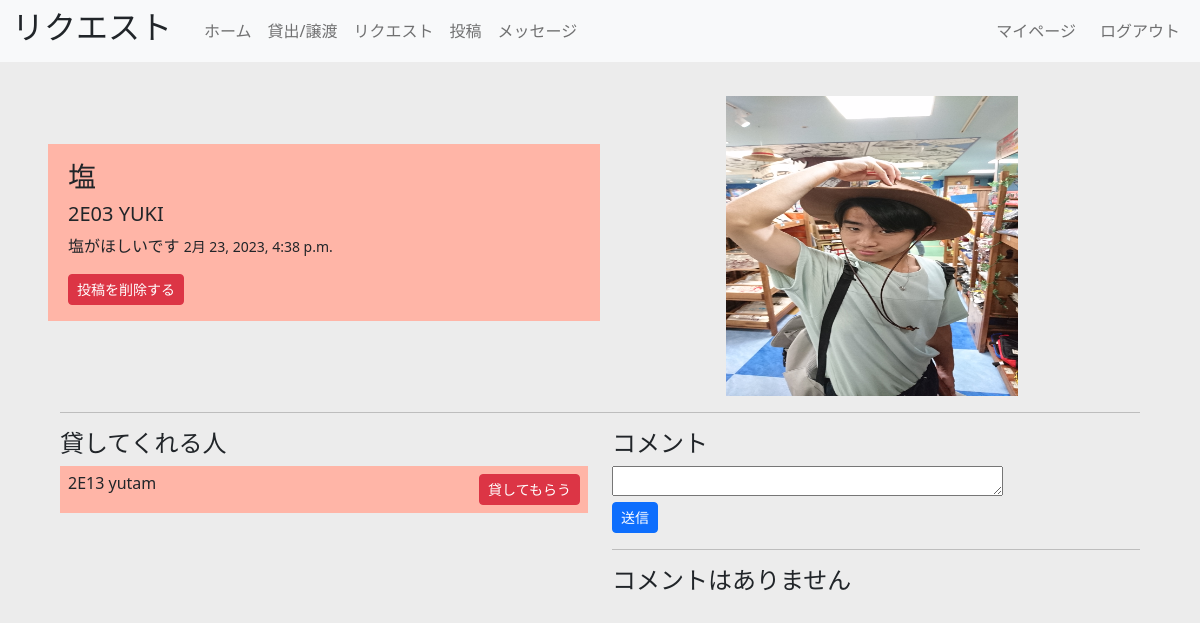
Before: /detail/4 (signed in) with the older database file.
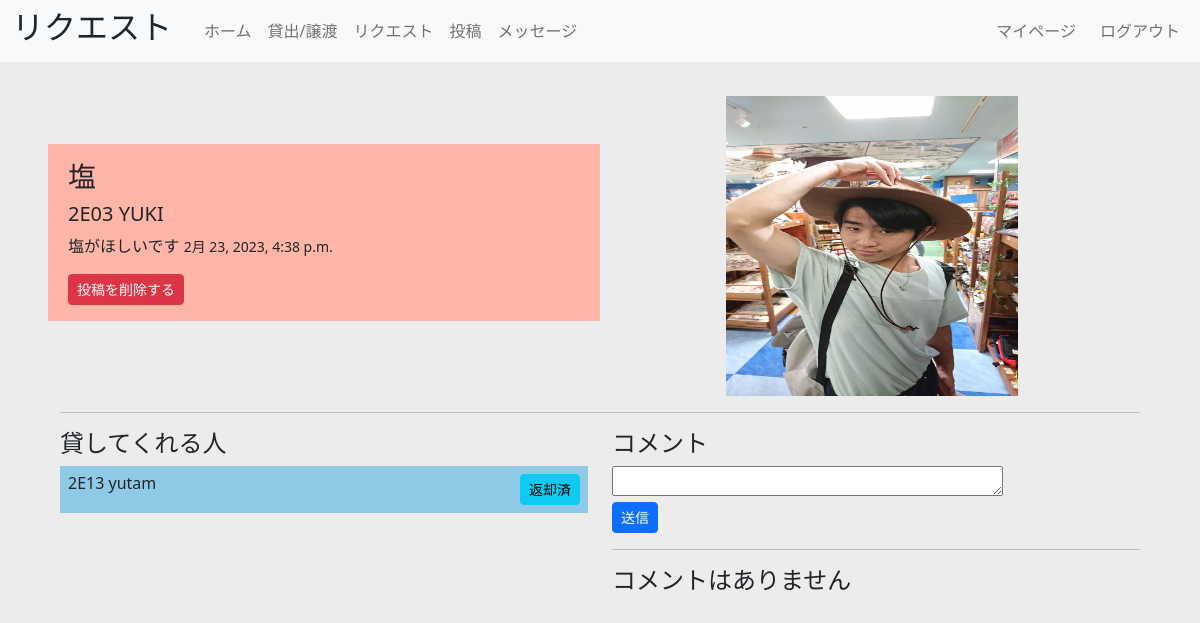
After: the same page with the newer database file.
### app1/models.py (models this page shows)
class Lending(models.Model):
    lender = models.ForeignKey(
        Profile,
        on_delete= models.CASCADE,
        related_name='lender',
    )
    item = models.ForeignKey(
        Item,
        on_delete= models.CASCADE,
        related_name='item',
    )
    state = models.IntegerField(default = 0) # 0 : 渡していない状態, 1 : 渡すと決めた状態, 2 : 渡した状態
    posted_at = models.DateTimeField(default=timezone.now)

### accounts/models.py (models this page shows)
class Profile(models.Model):
    user_name = models.CharField(max_length=50)
    room_number = models.CharField(max_length = 4)
    profile_image = models.ImageField(null = True, default='icons/neko.jpg')
    user = models.ForeignKey(
        User,
        on_delete=models.CASCADE,
    )

### app1/views.py (the view)
# urls.py: path('detail/<int:item_id>', views.detail, name='detail'),
@login_required
def detail(request, item_id):
    user = Profile.objects.get(user = request.user)
    item = Item.objects.get(pk = item_id)
    comments = Comment.objects.filter(item = item).order_by("-cmt_posted_at")
    form = CommentForm(request.POST or None)
    lendings = Lending.objects.filter(item = item).order_by("-posted_at")
    if form.is_valid():
        form.save()
        return redirect('detail', item_id = item.id)
    context = {'user' : user,
                'item' : item,
               'comments' : comments,
               'form' : form,
               'lendings' : lendings,
               }
    return render(request, 'app1/detail.html', context)

### app1/forms.py
class CommentForm(forms.ModelForm):
    class Meta:
        model = Comment
        exclude = ('cmt_posted_at',)
        widgets = {
            'detail': forms.Textarea(attrs={'rows':1, 'cols':40}),
        }
    def __init__(self, *args, **kwargs):
        super().__init__(*args, **kwargs)
        self.fields['detail'].required = True

### app1/templates/app1/detail.html (shortened to what the changed rows need)
{% extends 'app1/base.html' %}
{% load static %}
{% block header %}
{% if item.category == 0 %}
貸出
{% elif item.category == 1 %}
譲渡
{% else %}
リクエスト
{% endif %}
{% endblock header %}
{% block content %}
<div class="container mt-5">
    <div class="row">
        <div class="col-md-6">
            {% for lending in lendings %}
            {% if item.user == user%}
            {% if lending.item.category == 0 %}
            {% if lending.state == 0 %}
            <div class="d-flex justify-content-between mb-3" style="background-color: #99D98C;">
                <div class="p-2">
                    <h6>{{ lending.lender.room_number}} {{ lending.lender.user_name }}</h6>
                </div>
                <div class="p-2">
                    <a class="btn btn-success btn-sm" href="{% url 'change_state' lending.id %}" role="button">貸出す</a>
                </div>
            </div>
            {% elif lending.state == 1 %}
            <div class="d-flex justify-content-between mb-3" style="background-color: #FFD166;">
                <div class="p-2">
                    <h6>{{ lending.lender.room_number}} {{ lending.lender.user_name }}</h6>
                </div>
                <div class="p-2">
                    <a class="btn btn-warning btn-sm" href="{% url 'change_state' lending.id %}" role="button">貸出済</a>
                </div>
            </div>
            {% elif lending.state == 2 %}
            <div class="d-flex justify-content-between mb-3" style="background-color: #8ECAE6;">
                <div class="p-2">
                    <h6>{{ lending.lender.room_number}} {{ lending.lender.user_name }}</h6>
                </div>
                <div class="p-2">
                    <a class="btn btn-info btn-sm" href="{% url 'change_state' lending.id %}" role="button">返却済</a>
                </div>
            </div>
            {% endif %}
            {% else %}
            {% if lending.state == 0 %}
            <div class="d-flex justify-content-between mb-3" style="background-color: #FFB5A7;">
                <div class="p-2">
                    <h6>{{ lending.lender.room_number}} {{ lending.lender.user_name }}</h6>
                </div>
                <div class="p-2">
                    <a class="btn btn-danger btn-sm" href="{% url 'change_state' lending.id %}" role="button">貸してもらう</a>
                </div>
            </div>
            {% elif lending.state == 2 %}
            <div class="d-flex justify-content-between mb-3" style="background-color: #8ECAE6;">
                <div class="p-2">
                    <h6>{{ lending.lender.room_number}} {{ lending.lender.user_name }}</h6>
                </div>
                <div class="p-2">
                    <a class="btn btn-info btn-sm" href="{% url 'change_state' lending.id %}" role="button">返却済</a>
                </div>
            </div>
            {% endif %}
            {% endif %}
            {% endif %}
            {% endfor %}
        </div>
    </div>
</div>
{% endblock content %}

Changed rows visible on the page:
changed Lending "yutam": state "貸してもらう" → "返却済"
